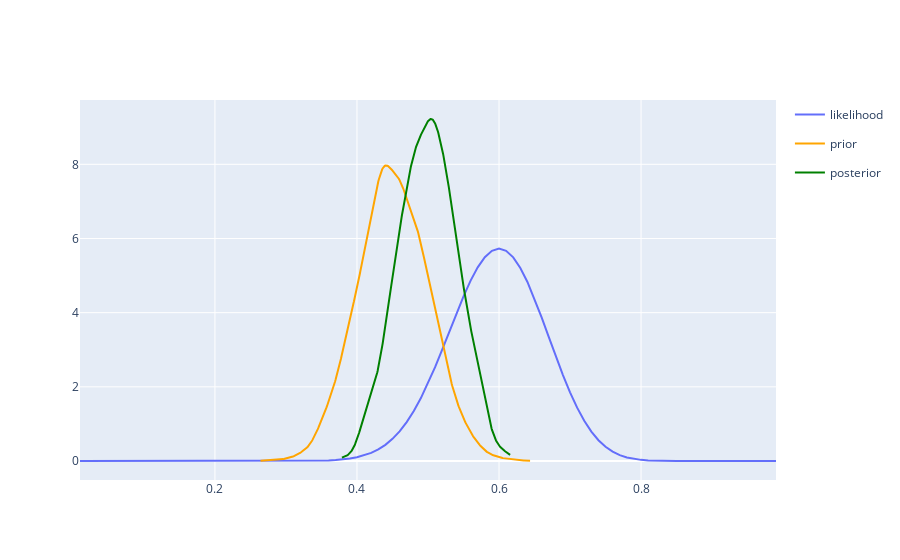

The cell this chart's notebook holds for it:
### Markdown cell above
Book provides posterior $~Beta(75,75)$

As previously taught, the beta-binomial has the convenient property that the posterior beta is parameterized with $Beta(\alpha+k, \beta+(n-k))$

### Code cell
go.Figure([
    go.Scatter(x=[i/100 for i in range(1,100)], y=np.array(likelihood)*50, name='likelihood'),
    go.Scatter(ff.create_distplot([prior], ['prior'], show_hist=False, show_rug=False, colors=['Orange'])['data'][0]),
    go.Scatter(ff.create_distplot([np.random.beta(75, 75, 1000)], ['posterior'], show_hist=False, show_rug=False, colors=['Green'])['data'][0])
])

### Figure 1 — Plotly figure (JSON) as saved in the notebook; plotly's stock layout.template omitted (floating-point values rounded to 4 significant figures; data arrays with more than 128 entries replaced by an {"elided": "..."} marker saying what was removed)
{"data": [{"name": "likelihood", "type": "scatter", "x": [0.01, 0.02, 0.03, 0.04, 0.05, 0.06, 0.07, 0.08, 0.09, 0.1, 0.11, 0.12, 0.13, 0.14, 0.15, 0.16, 0.17, 0.18, 0.19, 0.2, 0.21, 0.22, 0.23, 0.24, 0.25, 0.26, 0.27, 0.28, 0.29, 0.3, 0.31, 0.32, 0.33, 0.34, 0.35, 0.36, 0.37, 0.38, 0.39, 0.4, 0.41, 0.42, 0.43, 0.44, 0.45, 0.46, 0.47, 0.48, 0.49, 0.5, 0.51, 0.52, 0.53, 0.54, 0.55, 0.56, 0.57, 0.58, 0.59, 0.6, 0.61, 0.62, 0.63, 0.64, 0.65, 0.66, 0.67, 0.68, 0.69, 0.7, 0.71, 0.72, 0.73, 0.74, 0.75, 0.76, 0.77, 0.78, 0.79, 0.8, 0.81, 0.82, 0.83, 0.84, 0.85, 0.86, 0.87, 0.88, 0.89, 0.9, 0.91, 0.92, 0.93, 0.94, 0.95, 0.96, 0.97, 0.98, 0.99], "y": [1.927e-45, 1.689e-36, 2.638e-31, 1.201e-27, 7.867e-25, 1.511e-22, 1.244e-20, 5.504e-19, 1.515e-17, 2.865e-16, 3.998e-15, 4.339e-14, 3.81e-13, 2.793e-12, 1.751e-11, 9.582e-11, 4.648e-10, 2.026e-09, 8.027e-09, 2.917e-08, 9.803e-08, 3.068e-07, 8.993e-07, 2.482e-06, 6.482e-06, 1.607e-05, 3.799e-05, 8.583e-05, 0.0001859, 0.0003871, 0.0007764, 0.001503, 0.002813, 0.005099, 0.008965, 0.01531, 0.02542, 0.04108, 0.06468, 0.09933, 0.1489, 0.2179, 0.3118, 0.4361, 0.5969, 0.7996, 1.049, 1.348, 1.696, 2.093, 2.531, 3.0, 3.487, 3.974, 4.44, 4.864, 5.222, 5.496, 5.669, 5.728, 5.668, 5.491, 5.206, 4.827, 4.375, 3.874, 3.348, 2.822, 2.317, 1.852, 1.439, 1.085, 0.7929, 0.5606, 0.3827, 0.2517, 0.1591, 0.09628, 0.05565, 0.03059, 0.01592, 0.007801, 0.003578, 0.001524, 0.0005979, 0.0002137, 6.866e-05, 1.951e-05, 4.806e-06, 9.989e-07, 1.692e-07, 2.227e-08, 2.132e-09, 1.346e-10, 4.824e-12, 7.614e-14, 3.295e-16, 1.348e-19, 1.743e-25]}, {"legendgroup": "prior", "marker": {"color": "Orange"}, "mode": "lines", "name": "prior", "showlegend": true, "type": "scatter", "x": {"elided": "500 float values"}, "xaxis": "x", "y": {"elided": "500 float values"}, "yaxis": "y"}, {"legendgroup": "posterior", "marker": {"color": "Green"}, "mode": "lines", "name": "posterior", "showlegend": true, "type": "scatter", "x": {"elided": "500 float values"}, "xaxis": "x", "y": {"elided": "500 float values"}, "yaxis": "y"}], "layout": {}}
